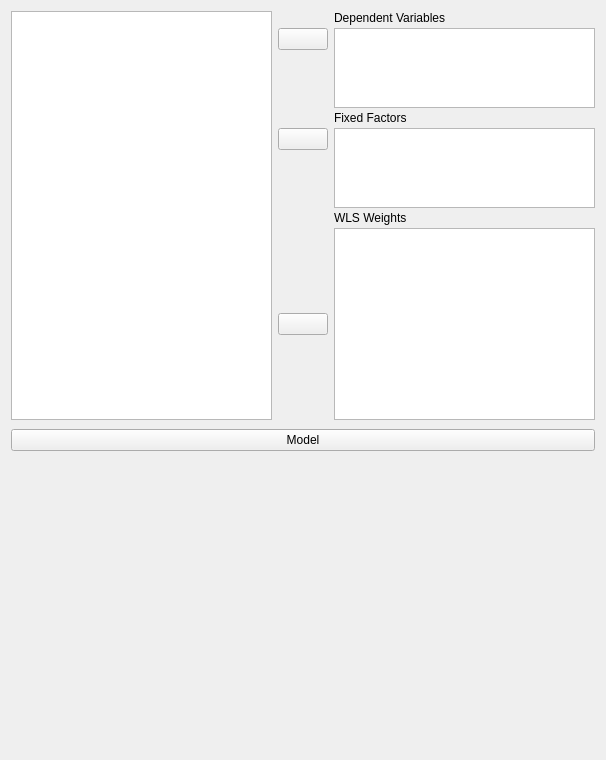
<?xml version="1.0" encoding="UTF-8"?>
<ui version="4.0">
 <class>AnovaMultivariateForm</class>
 <widget class="QWidget" name="AnovaMultivariateForm">
  <property name="geometry">
   <rect>
    <x>0</x>
    <y>0</y>
    <width>606</width>
    <height>760</height>
   </rect>
  </property>
  <property name="sizePolicy">
   <sizepolicy hsizetype="Fixed" vsizetype="Preferred">
    <horstretch>0</horstretch>
    <verstretch>0</verstretch>
   </sizepolicy>
  </property>
  <property name="windowTitle">
   <string>Form</string>
  </property>
  <layout class="QGridLayout" name="gridLayout">
   <property name="verticalSpacing">
    <number>0</number>
   </property>
   <item row="0" column="0">
    <widget class="QWidget" name="topWidget" native="true">
     <layout class="QGridLayout" name="gridLayout_3">
      <property name="leftMargin">
       <number>0</number>
      </property>
      <property name="topMargin">
       <number>0</number>
      </property>
      <property name="rightMargin">
       <number>0</number>
      </property>
      <property name="bottomMargin">
       <number>0</number>
      </property>
      <property name="verticalSpacing">
       <number>3</number>
      </property>
      <item row="0" column="2">
       <widget class="QLabel" name="label">
        <property name="sizePolicy">
         <sizepolicy hsizetype="Fixed" vsizetype="Fixed">
          <horstretch>0</horstretch>
          <verstretch>0</verstretch>
         </sizepolicy>
        </property>
        <property name="text">
         <string>Dependent Variables</string>
        </property>
       </widget>
      </item>
      <item row="1" column="2" rowspan="2">
       <widget class="BoundListView" name="dependents">
        <property name="sizePolicy">
         <sizepolicy hsizetype="Expanding" vsizetype="Fixed">
          <horstretch>0</horstretch>
          <verstretch>0</verstretch>
         </sizepolicy>
        </property>
        <property name="minimumSize">
         <size>
          <width>0</width>
          <height>80</height>
         </size>
        </property>
        <property name="maximumSize">
         <size>
          <width>16777215</width>
          <height>80</height>
         </size>
        </property>
        <property name="selectionMode">
         <enum>QAbstractItemView::ExtendedSelection</enum>
        </property>
       </widget>
      </item>
      <item row="1" column="1">
       <widget class="AssignButton" name="buttonAssignDependent">
        <property name="sizePolicy">
         <sizepolicy hsizetype="Fixed" vsizetype="Fixed">
          <horstretch>0</horstretch>
          <verstretch>0</verstretch>
         </sizepolicy>
        </property>
        <property name="minimumSize">
         <size>
          <width>50</width>
          <height>0</height>
         </size>
        </property>
        <property name="maximumSize">
         <size>
          <width>50</width>
          <height>16777215</height>
         </size>
        </property>
        <property name="text">
         <string/>
        </property>
       </widget>
      </item>
      <item row="6" column="2">
       <widget class="QLabel" name="label_4">
        <property name="sizePolicy">
         <sizepolicy hsizetype="Fixed" vsizetype="Fixed">
          <horstretch>0</horstretch>
          <verstretch>0</verstretch>
         </sizepolicy>
        </property>
        <property name="text">
         <string>WLS Weights</string>
        </property>
       </widget>
      </item>
      <item row="3" column="2">
       <widget class="QLabel" name="label_2">
        <property name="sizePolicy">
         <sizepolicy hsizetype="Fixed" vsizetype="Fixed">
          <horstretch>0</horstretch>
          <verstretch>0</verstretch>
         </sizepolicy>
        </property>
        <property name="text">
         <string>Fixed Factors</string>
        </property>
       </widget>
      </item>
      <item row="7" column="1">
       <widget class="AssignButton" name="buttonAssignWLSWeights">
        <property name="sizePolicy">
         <sizepolicy hsizetype="Fixed" vsizetype="Fixed">
          <horstretch>0</horstretch>
          <verstretch>0</verstretch>
         </sizepolicy>
        </property>
        <property name="minimumSize">
         <size>
          <width>50</width>
          <height>0</height>
         </size>
        </property>
        <property name="maximumSize">
         <size>
          <width>50</width>
          <height>16777215</height>
         </size>
        </property>
        <property name="text">
         <string/>
        </property>
       </widget>
      </item>
      <item row="4" column="1">
       <widget class="AssignButton" name="buttonAssignFixed">
        <property name="sizePolicy">
         <sizepolicy hsizetype="Fixed" vsizetype="Fixed">
          <horstretch>0</horstretch>
          <verstretch>0</verstretch>
         </sizepolicy>
        </property>
        <property name="minimumSize">
         <size>
          <width>50</width>
          <height>0</height>
         </size>
        </property>
        <property name="maximumSize">
         <size>
          <width>50</width>
          <height>16777215</height>
         </size>
        </property>
        <property name="text">
         <string/>
        </property>
       </widget>
      </item>
      <item row="7" column="2">
       <widget class="boundSingleItemView" name="wlsWeights">
        <property name="sizePolicy">
         <sizepolicy hsizetype="Expanding" vsizetype="Fixed">
          <horstretch>0</horstretch>
          <verstretch>0</verstretch>
         </sizepolicy>
        </property>
        <property name="minimumSize">
         <size>
          <width>0</width>
          <height>0</height>
         </size>
        </property>
        <property name="maximumSize">
         <size>
          <width>16777215</width>
          <height>16777215</height>
         </size>
        </property>
        <property name="selectionMode">
         <enum>QAbstractItemView::ExtendedSelection</enum>
        </property>
       </widget>
      </item>
      <item row="0" column="0" rowspan="8">
       <widget class="AvailableFieldsListView" name="listAvailableFields">
        <property name="sizePolicy">
         <sizepolicy hsizetype="Expanding" vsizetype="Expanding">
          <horstretch>0</horstretch>
          <verstretch>0</verstretch>
         </sizepolicy>
        </property>
        <property name="minimumSize">
         <size>
          <width>0</width>
          <height>200</height>
         </size>
        </property>
        <property name="maximumSize">
         <size>
          <width>16777215</width>
          <height>16777215</height>
         </size>
        </property>
        <property name="selectionMode">
         <enum>QAbstractItemView::ExtendedSelection</enum>
        </property>
       </widget>
      </item>
      <item row="5" column="1">
       <spacer name="verticalSpacer_2">
        <property name="orientation">
         <enum>Qt::Vertical</enum>
        </property>
        <property name="sizeHint" stdset="0">
         <size>
          <width>20</width>
          <height>40</height>
         </size>
        </property>
       </spacer>
      </item>
      <item row="4" column="2" rowspan="2">
       <widget class="BoundListView" name="fixedFactors">
        <property name="sizePolicy">
         <sizepolicy hsizetype="Expanding" vsizetype="Fixed">
          <horstretch>0</horstretch>
          <verstretch>0</verstretch>
         </sizepolicy>
        </property>
        <property name="minimumSize">
         <size>
          <width>0</width>
          <height>80</height>
         </size>
        </property>
        <property name="maximumSize">
         <size>
          <width>16777215</width>
          <height>80</height>
         </size>
        </property>
        <property name="selectionMode">
         <enum>QAbstractItemView::ExtendedSelection</enum>
        </property>
       </widget>
      </item>
     </layout>
    </widget>
   </item>
   <item row="1" column="0">
    <widget class="QWidget" name="widget_10" native="true">
     <property name="sizePolicy">
      <sizepolicy hsizetype="Preferred" vsizetype="Preferred">
       <horstretch>0</horstretch>
       <verstretch>0</verstretch>
      </sizepolicy>
     </property>
     <layout class="QGridLayout" name="gridLayout_5">
      <property name="leftMargin">
       <number>0</number>
      </property>
      <property name="rightMargin">
       <number>0</number>
      </property>
      <property name="bottomMargin">
       <number>3</number>
      </property>
      <item row="0" column="0">
       <widget class="ExpanderButton" name="expanderModel">
        <property name="text">
         <string>Model</string>
        </property>
       </widget>
      </item>
      <item row="1" column="0">
       <widget class="AnovaModelWidget" name="model" native="true">
        <property name="sizePolicy">
         <sizepolicy hsizetype="Expanding" vsizetype="Preferred">
          <horstretch>0</horstretch>
          <verstretch>0</verstretch>
         </sizepolicy>
        </property>
        <property name="minimumSize">
         <size>
          <width>0</width>
          <height>200</height>
         </size>
        </property>
       </widget>
      </item>
     </layout>
    </widget>
   </item>
   <item row="2" column="0">
    <spacer name="verticalSpacer">
     <property name="orientation">
      <enum>Qt::Vertical</enum>
     </property>
     <property name="sizeHint" stdset="0">
      <size>
       <width>20</width>
       <height>40</height>
      </size>
     </property>
    </spacer>
   </item>
  </layout>
 </widget>
 <customwidgets>
  <customwidget>
   <class>AssignButton</class>
   <extends>QPushButton</extends>
   <header>widgets/assignbutton.h</header>
  </customwidget>
  <customwidget>
   <class>AvailableFieldsListView</class>
   <extends>QListView</extends>
   <header>widgets/availablefieldslistview.h</header>
  </customwidget>
  <customwidget>
   <class>ExpanderButton</class>
   <extends>QPushButton</extends>
   <header>widgets/expanderbutton.h</header>
  </customwidget>
  <customwidget>
   <class>boundSingleItemView</class>
   <extends>QListView</extends>
   <header>widgets/boundsingleitemview.h</header>
  </customwidget>
  <customwidget>
   <class>BoundListView</class>
   <extends>QListView</extends>
   <header>widgets/boundlistview.h</header>
  </customwidget>
  <customwidget>
   <class>AnovaModelWidget</class>
   <extends>QWidget</extends>
   <header>widgets/anovamodelwidget.h</header>
   <container>1</container>
  </customwidget>
 </customwidgets>
 <tabstops>
  <tabstop>listAvailableFields</tabstop>
  <tabstop>buttonAssignDependent</tabstop>
  <tabstop>dependents</tabstop>
  <tabstop>buttonAssignFixed</tabstop>
  <tabstop>fixedFactors</tabstop>
  <tabstop>buttonAssignWLSWeights</tabstop>
  <tabstop>wlsWeights</tabstop>
  <tabstop>expanderModel</tabstop>
 </tabstops>
 <resources/>
 <connections/>
</ui>
